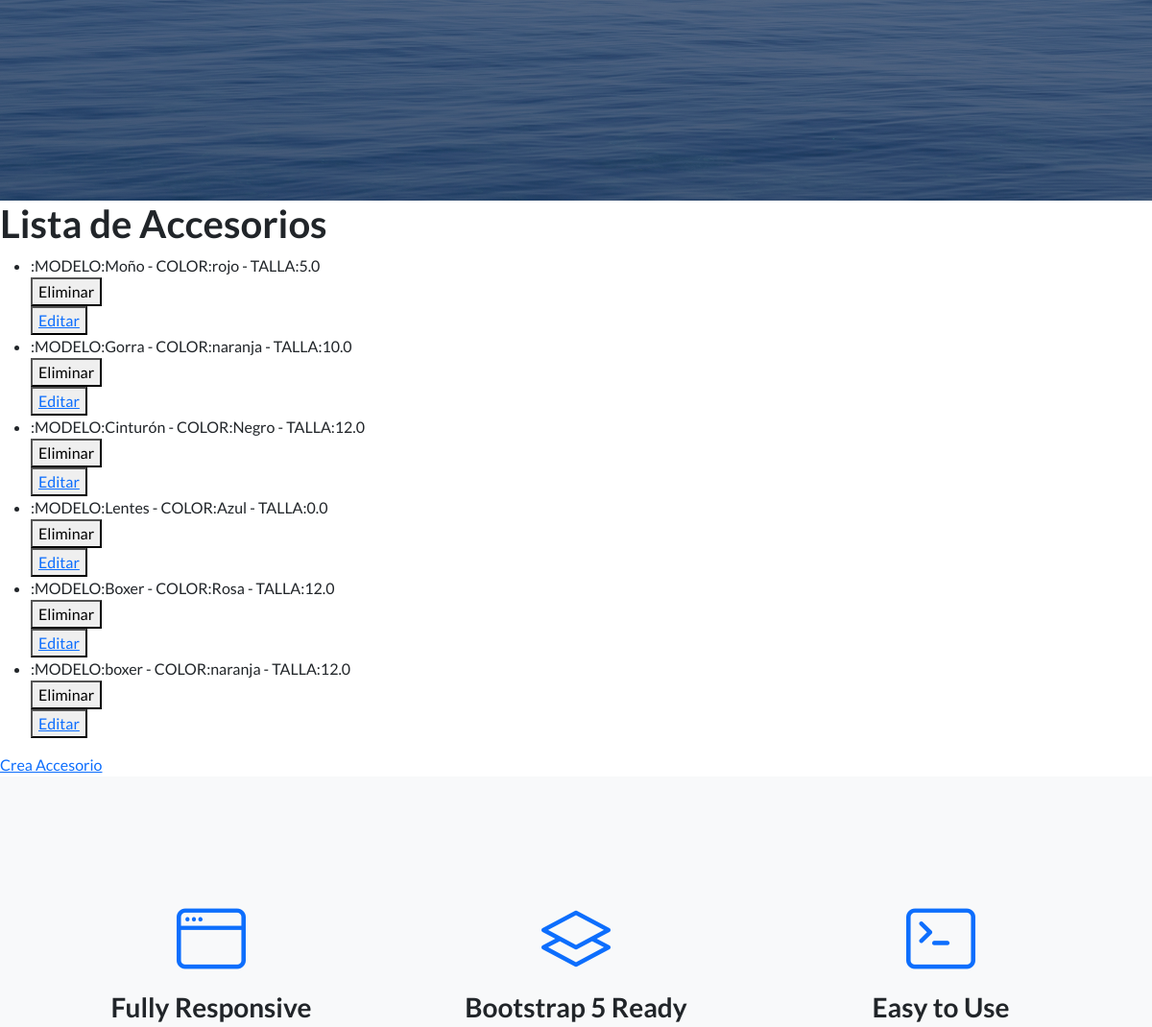
The page /app-zap/listaAccesorios/ (middle part) on the database as committed earlier.
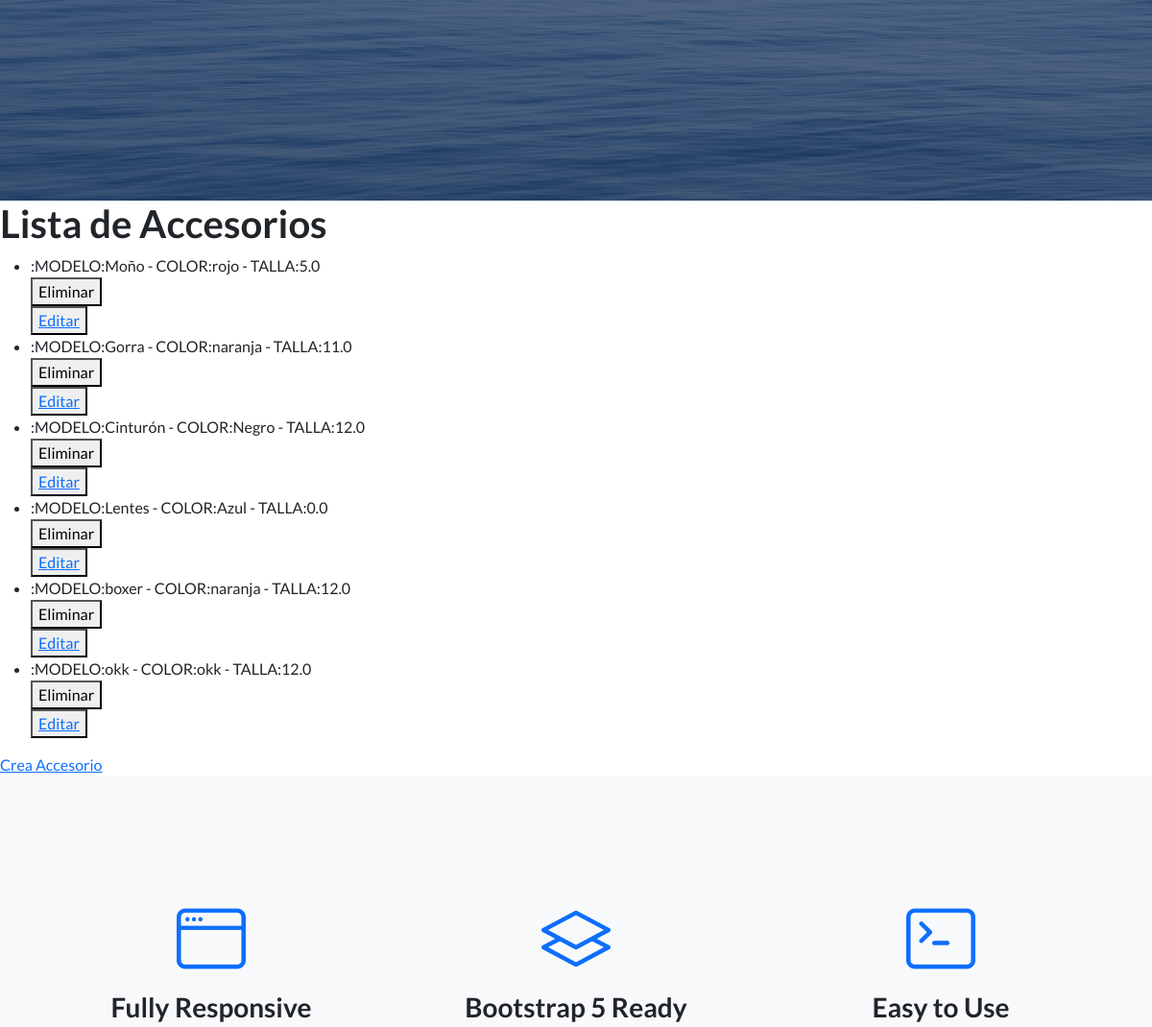
The same page on the database as committed later.
### App_zap/models.py (models this page shows)
class Accesorios(models.Model):
    modelo = models.CharField(max_length=50)
    color = models.CharField(max_length=50)
    talla = models.FloatField()
    precio = models.FloatField()
    def __str__(self):
        return f':MODELO:{self.modelo} - COLOR:{self.color} - TALLA:{self.talla}'

### App_zap/views.py (the view)
# urls.py: path('listaAccesorios/',listaAccesorios, name="listaAccesorios"),
def listaAccesorios(request):
    accesorios = Accesorios.objects.all()
    contexto = {"accesorios": accesorios}
    return render(request, "leerAccesorios.html", contexto)

### App_zap/templates/leerAccesorios.html
{% extends 'padre.html' %}
{% load static %}
{% block bloqueQueCambia %}
<h1>Lista de Accesorios</h1>
<ul>
    {% for accesorio in accesorios %}
        <li>{{accesorio}}</li>
        <div>
            <form action="{% url 'eliminaAccesorios' accesorio.id %}" method="POST">{% csrf_token %}
                <button type="submit">Eliminar</button>
            </form>
            <button>
                <a href="{% url 'editaAccesorios' accesorio.id %}">Editar</a>
            </button>
        </div>
    {% endfor %}
</ul>
<a href="{% url 'creaAccesorios' %}"> Crea Accesorio </a>
{% endblock bloqueQueCambia %}

Rows that differ between the two databases and show on the page:
removed Accesorios: modelo+color+talla ":MODELO:Boxer - COLOR:Rosa - TALLA:12.0"
changed Accesorios: modelo+color+talla ":MODELO:Gorra - COLOR:naranja - TALLA:10.0" → ":MODELO:Gorra - COLOR:naranja - TALLA:11.0"
added Accesorios: modelo+color+talla ":MODELO:okk - COLOR:okk - TALLA:12.0"
